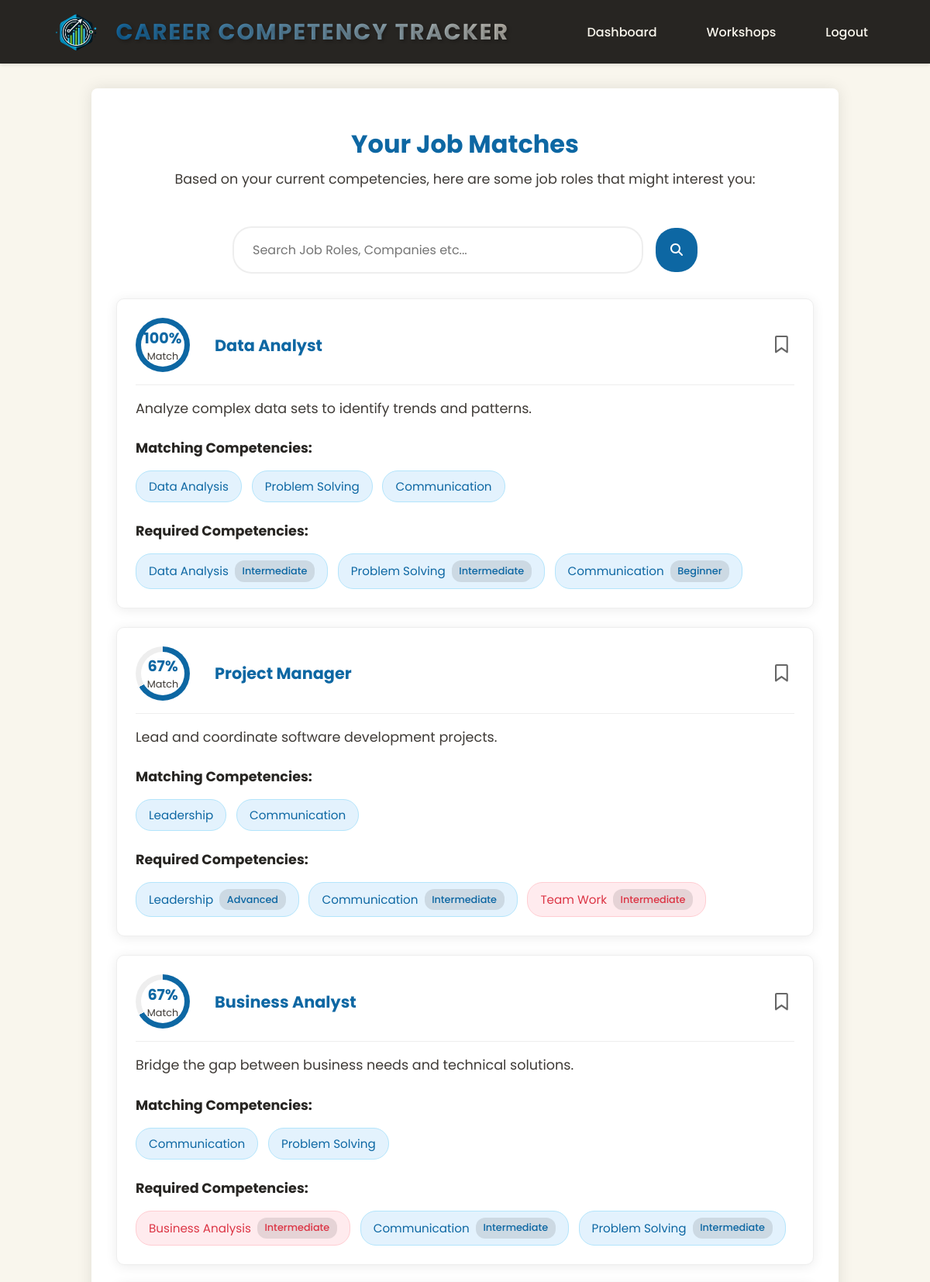
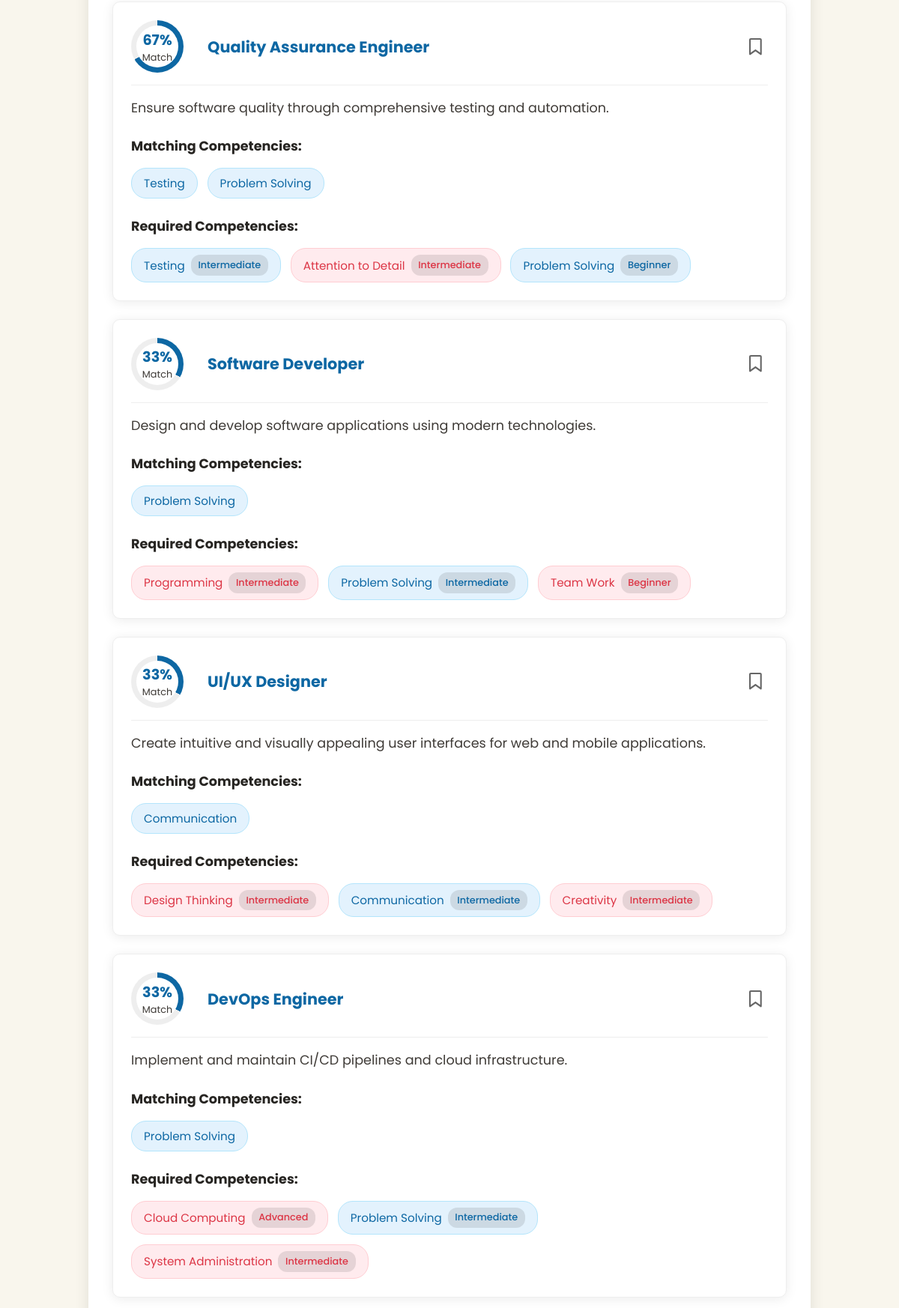
/job-matches (signed in, upper part), run on the app's committed database (2 pictures, top to bottom).
### App/models/job_roles.py (models this page shows)
class JobRole(db.Model):
    __tablename__ = 'job_roles'
    jobID = db.Column(db.Integer, primary_key=True)
    jobTitle = db.Column(db.String(100), nullable=False)
    jobDescription = db.Column(db.String(500))
    requiredRank = db.Column(db.Integer, default=1)
    dateAdded = db.Column(db.DateTime, default=datetime.utcnow)
    isActive = db.Column(db.Boolean, default=True)
    competencies = db.relationship('JobCompetency', backref='job_role', lazy=True, cascade='all, delete-orphan')
    def get_required_competencies(self):
        return [(jc.competency.name, jc.requiredRank) for jc in self.competencies if jc.competency]
    def calculate_match_score(self, student_competencies):
        if not student_competencies:
            return 0
        total_matches = 0
        required_competencies = self.get_required_competencies()
        for comp_name, required_rank in required_competencies:
            if comp_name in student_competencies:
                student_rank = student_competencies[comp_name].get('rank', 0)
                if student_rank >= required_rank:
                    total_matches += 1
        if not required_competencies:
            return 0
        return (total_matches / len(required_competencies)) * 100
    @staticmethod
    def get_matching_jobs(student):
        all_jobs = JobRole.query.filter_by(isActive=True).all()
        job_matches = []
        for job in all_jobs:
            match_score = job.calculate_match_score(student.competencies)
            if match_score > 0:  # Only include jobs with some match
                job_matches.append({
                    'job': job,
                    'score': match_score,
                    'matching_competencies': [
                        comp for comp, rank in job.get_required_competencies()
                        if comp in student.competencies and
                        student.competencies[comp].get('rank', 0) >= rank
                    ]
                })
        return sorted(job_matches, key=lambda x: x['score'], reverse=True)

### App/models/competency.py (models this page shows, shortened)
class Competency(db.Model):
    __tablename__ = 'competencies'
    id = db.Column(db.Integer, primary_key=True)
    name = db.Column(db.String(100), nullable=False)
    description = db.Column(db.String(500))
    created_at = db.Column(db.DateTime, default=datetime.utcnow)
    student_competencies = db.relationship('StudentCompetency', back_populates='competency', lazy=True, cascade='all, delete-orphan')

### App/views/dashboard.py (the view)
@dashboard_views.route('/job-matches')
@login_required
def job_matches():
    if current_user.user_type != 'student':
        flash('Only students can view job matches.', 'error')
        return redirect(url_for('dashboard_views.dashboard'))
    try:
        create_sample_jobs()
        student = Student.get_by_id(current_user.id)
        if not student:
            flash('Student account not found.', 'error')
            return redirect(url_for('dashboard_views.dashboard'))
        job_matches = JobRole.get_matching_jobs(student)
        return render_template('Html/jobMatches.html',
                             job_matches=job_matches,
                             user=student)
    except Exception as e:
        print(f"Error loading job matches: {e}")
        import traceback
        traceback.print_exc()
        flash('Error loading job matches.', 'error')
        return redirect(url_for('dashboard_views.dashboard'))

### App/models/student.py (called while the page is built, shortened)
    @property
    def competencies(self):
        return self._competencies

    @classmethod
    def get_by_id(cls, id):
        return cls.query.get(id)

### App/templates/Html/jobMatches.html (shortened to what this page needs)
<!DOCTYPE html>
<html lang="en">
<head>
    <link rel="stylesheet" href="{{ url_for('static', filename='Css/jobMatches.css') }}">
</head>
<body>
    <header>
        <div class="logo">
            <img src="{{ url_for('static', filename='Images/logo.png') }}" alt="Logo">
            <h1>Career Competency Tracker</h1>
        </div>
        <nav>
            <ul>
                <li><a href="{{ url_for('dashboard_views.dashboard') }}">Dashboard</a></li>
                <li><a href="{{ url_for('dashboard_views.workshops') }}">Workshops</a></li>
                <li><a href="{{ url_for('auth_views.logout_action') }}">Logout</a></li>
            </ul>
        </nav>
    </header>
    <main class="content">
        <section class="page-header">
            <h2>Your Job Matches</h2>
            <p>Based on your current competencies, here are some job roles that might interest you:</p>
        </section>
        <section class="search-section">
            <div class="search-container">
                <input type="text" id="searchBar" class="search-bar" placeholder="Search Job Roles, Companies etc...">
                <button class="search-button"><i class="fas fa-search"></i></button>
            </div>
        </section>
        <section class="jobs-section">
            {% if job_matches %}
                {% for match in job_matches %}
                    <div class="job-card" data-bookmarked="false">
                        <div class="job-header">
                            <div class="match-score">
                                <div class="score-circle" style="--score: {{ match.score }}">
                                    <span>{{ "%.0f"|format(match.score) }}%</span>
                                    <small>Match</small>
                                </div>
                            </div>
                            <span class="job-title">{{ match.job.jobTitle }}</span>
                            <button class="bookmark" onclick="toggleBookmark(this)"><i class="far fa-bookmark"></i></button>
                        </div>
                        <div class="job-content">
                            <p class="job-description">{{ match.job.jobDescription }}</p>
                            <div class="matching-competencies">
                                <h4>Matching Competencies:</h4>
                                <div class="competency-tags">
                                    {% for comp in match.matching_competencies %}
                                        <span class="competency-tag matched">{{ comp }}</span>
                                    {% endfor %}
                                </div>
                            </div>
                            <div class="required-competencies">
                                <h4>Required Competencies:</h4>
                                <div class="competency-tags">
                                    {% for comp, rank in match.job.get_required_competencies() %}
                                        <span class="competency-tag {% if comp in match.matching_competencies %}matched{% else %}unmatched{% endif %}">
                                            {{ comp }}
                                            <span class="rank-badge">
                                                {{ ['Beginner', 'Intermediate', 'Advanced'][rank-1] }}
                                            </span>
                                        </span>
                                    {% endfor %}
                                </div>
                            </div>
                        </div>
                    </div>
                {% endfor %}
            {% else %}
                <div class="no-matches">
                    <i class="fas fa-briefcase"></i>
                    <p>No job matches found. Keep building your competencies!</p>
                </div>
            {% endif %}
        </section>
    </main>
</body>
</html>

### data on the page
JobRole: job.jobTitle "Data Analyst", job.jobDescription "Analyze complex data sets to identify trends and patterns."
Competency: name "Data Analysis", value "Intermediate"
Competency: name "Problem Solving", value "Intermediate", value "Beginner"
Competency: name "Communication", value "Beginner", value "Intermediate"
JobRole: job.jobTitle "Project Manager", job.jobDescription "Lead and coordinate software development projects."
Competency: name "Leadership", value "Advanced"
Competency: name "Team Work", value "Intermediate", value "Beginner"
JobRole: job.jobTitle "Business Analyst", job.jobDescription "Bridge the gap between business needs and technical solutions."
Competency: name "Business Analysis", value "Intermediate"
JobRole: job.jobTitle "Quality Assurance Engineer", job.jobDescription "Ensure software quality through comprehensive testing and automation."
Competency: name "Testing", value "Intermediate"
Competency: name "Attention to Detail", value "Intermediate"
JobRole: job.jobTitle "Software Developer", job.jobDescription "Design and develop software applications using modern technologies."
Competency: name "Programming", value "Intermediate"
JobRole: job.jobTitle "UI/UX Designer", job.jobDescription "Create intuitive and visually appealing user interfaces for web and mobile applications."
Competency: name "Design Thinking", value "Intermediate"
Competency: name "Creativity", value "Intermediate"
JobRole: job.jobTitle "DevOps Engineer", job.jobDescription "Implement and maintain CI/CD pipelines and cloud infrastructure."
Competency: name "Cloud Computing", value "Advanced"
Competency: name "System Administration", value "Intermediate"

### other printed values
{{ "%.0f"|format(match.score) }} "100" "67" "67" "67" "33" "33" "33"
